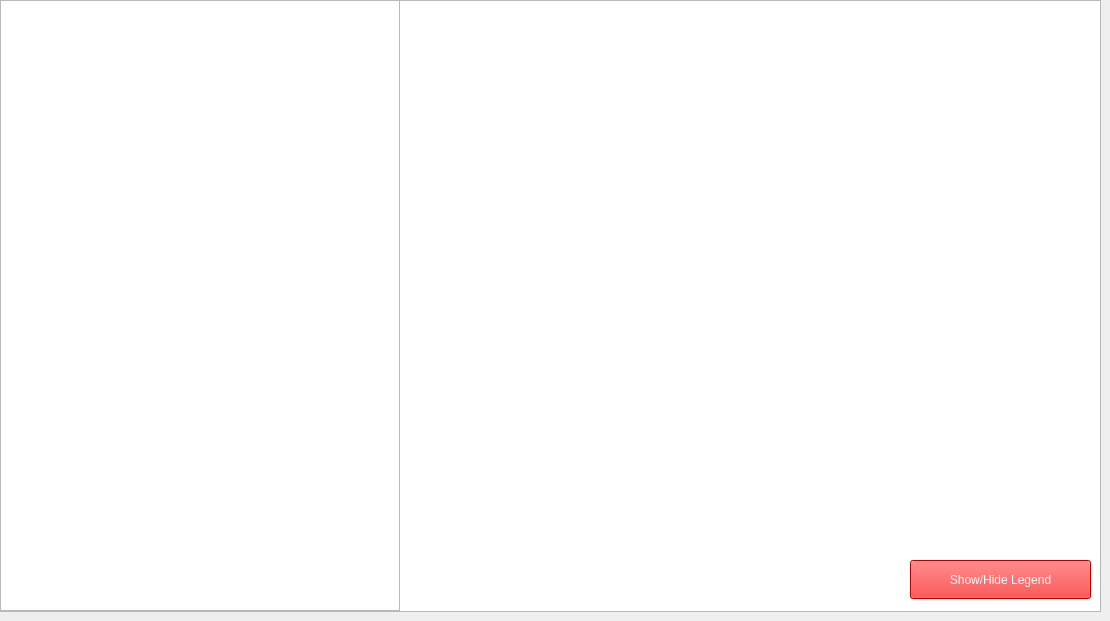
    <widget class="QWidget" name="West">
     <property name="styleSheet">
      <string notr="true"/>
     </property>
     <attribute name="title">
      <string>West Campus</string>
     </attribute>
     <widget class="QPushButton" name="B_LegendWest">
      <property name="geometry">
       <rect>
        <x>910</x>
        <y>560</y>
        <width>181</width>
        <height>39</height>
       </rect>
      </property>
      <property name="styleSheet">
       <string notr="true">QPushButton {background-color: rgb(255, 0, 0);
color: rgb(255, 255, 255);

}
QPushButton:hover {
	background-color: rgb(204, 204, 204);
	color: rgb(0, 0, 186);


}</string>
      </property>
      <property name="text">
       <string>Show/Hide Legend</string>
      </property>
      <property name="checkable">
       <bool>true</bool>
      </property>
      <property name="checked">
       <bool>false</bool>
      </property>
     </widget>
     <widget class="QGraphicsView" name="gView_West">
      <property name="geometry">
       <rect>
        <x>0</x>
        <y>0</y>
        <width>1101</width>
        <height>612</height>
       </rect>
      </property>
     </widget>
     <widget class="QGraphicsView" name="gView_LegendWest">
      <property name="geometry">
       <rect>
        <x>0</x>
        <y>0</y>
        <width>400</width>
        <height>611</height>
       </rect>
      </property>
      <property name="styleSheet">
       <string notr="true"/>
      </property>
     </widget>
     <zorder>gView_West</zorder>
     <zorder>B_LegendWest</zorder>
     <zorder>gView_LegendWest</zorder>
    </widget>
